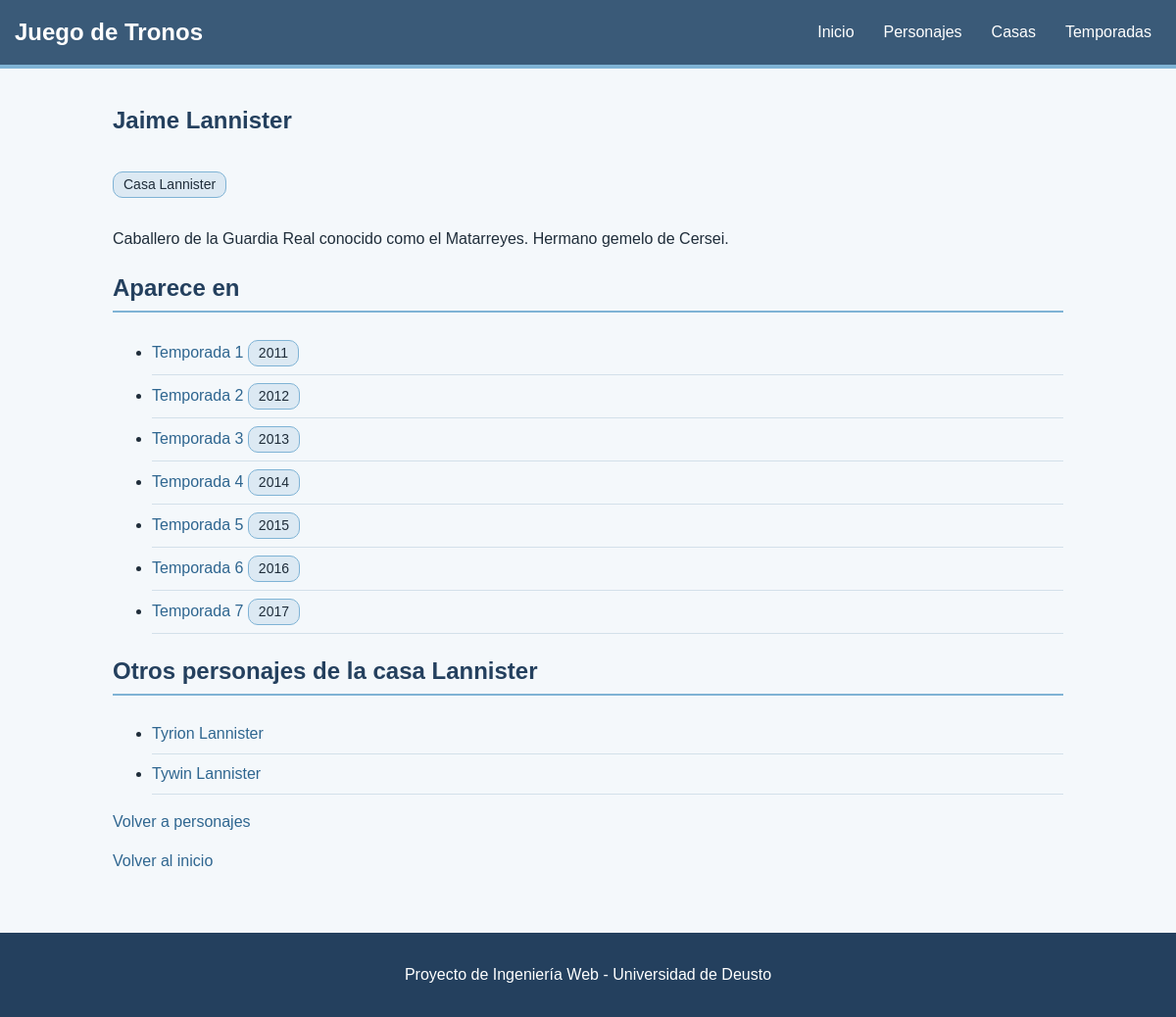
/personajes/6/, run on the app's committed database.
### poniente/models.py (models this page shows, shortened)
class Personaje(models.Model):
    nombre = models.CharField(max_length=50)
    descripcion = models.TextField()
    casa = models.ForeignKey(Casa, on_delete=models.CASCADE, related_name="personajes")
    temporadas = models.ManyToManyField(Temporada, related_name="personajes")
    class Meta:
        ordering = ["nombre"]

class Casa(models.Model):
    nombre = models.CharField(max_length=50)
    lema = models.CharField(max_length=100)
    sede = models.CharField(max_length=50)
    descripcion = models.TextField()
    class Meta:
        ordering = ["nombre"]

class Temporada(models.Model):
    numero = models.IntegerField()
    anio = models.IntegerField()
    resumen = models.TextField()
    class Meta:
        ordering = ["numero"]

### poniente/views.py (the view)
# urls.py: path('personajes/<int:pk>/', views.detalle_personaje, name='personaje_detail'),
def detalle_personaje(request, pk):
    personaje = get_object_or_404(Personaje, pk=pk)
    temporadas = personaje.temporadas.all()
    companeros = []
    for otro in personaje.casa.personajes.all():
        if otro.pk != personaje.pk:
            companeros.append(otro)
    return render(request, 'personaje_detail.html', {
        'personaje': personaje,
        'temporadas': temporadas,
        'companeros': companeros,
    })

### poniente/templates/personaje_detail.html (shortened to what this page needs)
{% extends "seccion.html" %}
{% block content %}
<article>
    <h1>{{ personaje.nombre }}</h1>
    <p class="etiqueta"><a href="{% url 'casa_detail' personaje.casa.pk %}">Casa {{ personaje.casa.nombre }}</a></p>
    <p>{{ personaje.descripcion }}</p>
    <section>
        <h2>Aparece en</h2>
            {% if temporadas %}
                <ul>
                {% for temporada in temporadas %}
                    <li>
                        <a href="{% url 'temporada_detail' temporada.pk %}">Temporada {{ temporada.numero }}</a>
                        <span class="etiqueta">{{ temporada.anio }}</span>
                    </li>
                {% endfor %}
                </ul>
            {% else %}
                <p>No aparece en ninguna temporada.</p>
        {% endif %}
    </section>
    <section>
        <h2>Otros personajes de la casa {{ personaje.casa.nombre }}</h2>
            {% if companeros %}
                <ul>
                {% for companero in companeros %}
                    <li><a href="{% url 'personaje_detail' companero.pk %}">{{ companero.nombre }}</a></li>
                {% endfor %}
                </ul>
            {% else %}
            <p>No hay más personajes de esta casa.</p>
        {% endif %}
    </section>
    <p><a href="{% url 'personaje_list' %}">Volver a personajes</a></p>
</article>
{% endblock %}

### poniente/static/css/style.css (style rules this page uses)
body { display: flex; flex-direction: column; min-height: 100vh; margin: 0; font-family: Arial, sans-serif; line-height: 1.5; color: #1f2d3a; background-color: #f4f8fb; }
h1, h2, h3 { color: #24405e; }
h2 { padding-bottom: 5px; border-bottom: 2px solid #7fb3d5; }
a { color: #2f6690; text-decoration: none; }
.etiqueta { display: inline-block; padding: 2px 10px; font-size: 14px; color: #1f2d3a; background-color: #dce9f3; border: 1px solid #7fb3d5; border-radius: 10px; }
.etiqueta a { color: #1f2d3a; }
.seccion li { padding: 8px 0; border-bottom: 1px solid #d3e0ea; }

### data on the page
Personaje: nombre "Jaime Lannister", casa.nombre "Lannister", descripcion "Caballero de la Guardia Real conocido como el Matarreyes. Hermano gemelo de Cersei."
Temporada: numero "1", anio "2011"
Temporada: numero "2", anio "2012"
Temporada: numero "3", anio "2013"
Temporada: numero "4", anio "2014"
Temporada: numero "5", anio "2015"
Temporada: numero "6", anio "2016"
Temporada: numero "7", anio "2017"
Personaje: nombre "Tyrion Lannister"
Personaje: nombre "Tywin Lannister"
